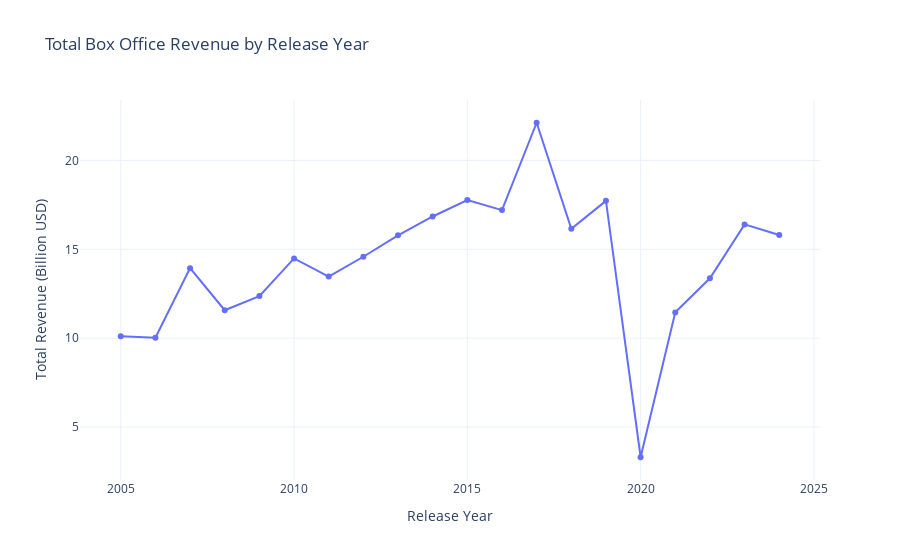

This figure's notebook cell:
### Code cell
year_total = dff.groupby('year')['revenue'].sum().reset_index()
year_total['revenue_billion'] = year_total['revenue'] / 1e9

fig = px.line(
    year_total,
    x='year',
    y='revenue_billion',
    markers=True,
    title='Total Box Office Revenue by Release Year',
    labels={'year':'Release Year', 'revenue_billion':'Total Revenue (Billion USD)'},
    template=plotly_template
)

fig.show()

### Figure 1 — Plotly figure (JSON) as saved in the notebook; plotly's stock layout.template omitted (floating-point values rounded to 4 significant figures)
{"data": [{"hovertemplate": "Release Year=%{x}<br>Total Revenue (Billion USD)=%{y}<extra></extra>", "legendgroup": "", "line": {"color": "#636efa", "dash": "solid"}, "marker": {"symbol": "circle"}, "mode": "lines+markers", "name": "", "orientation": "v", "showlegend": false, "x": [2005, 2006, 2007, 2008, 2009, 2010, 2011, 2012, 2013, 2014, 2015, 2016, 2017, 2018, 2019, 2020, 2021, 2022, 2023, 2024], "xaxis": "x", "y": [10.1, 10.03, 13.94, 11.57, 12.37, 14.49, 13.46, 14.58, 15.79, 16.85, 17.77, 17.2, 22.12, 16.15, 17.73, 3.3, 11.45, 13.37, 16.4, 15.81], "yaxis": "y", "type": "scatter"}], "layout": {"xaxis": {"anchor": "y", "domain": [0.0, 1.0], "title": {"text": "Release Year"}}, "yaxis": {"anchor": "x", "domain": [0.0, 1.0], "title": {"text": "Total Revenue (Billion USD)"}}, "legend": {"tracegroupgap": 0}, "title": {"text": "Total Box Office Revenue by Release Year"}}}
